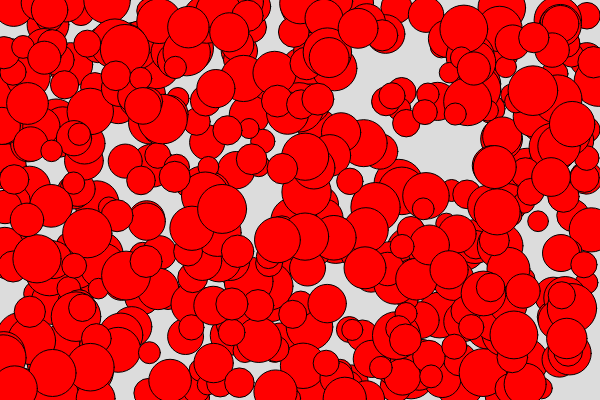
Frame 1 (no input)
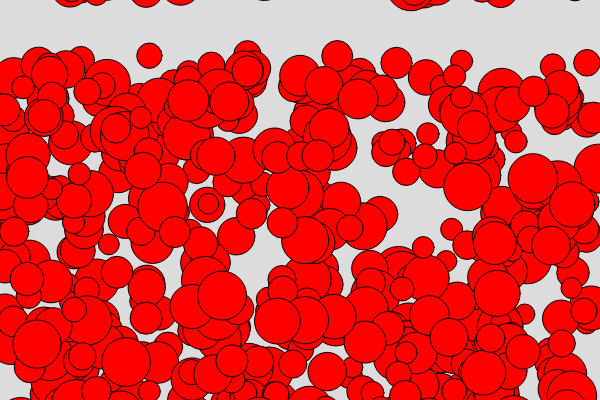
Frame 60 (no input)
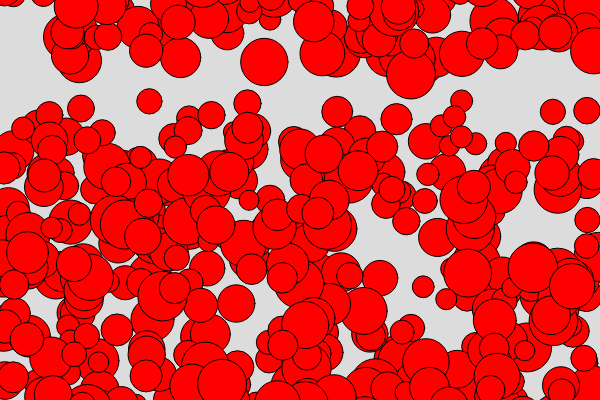
Frame 120 (the mouse pressed at the canvas centre since frame 60)

The p5.js sketch that drew these frames (run headless with seeded random() and noise() and a simulated clock; from frame 60 on, the mouse is pressed at the canvas centre):

// p5.js sketch
// ── sketch.js
numBalls = 500
minBallSize = 20
maxBallSize = 50
fr = 30
speed = 0.03
mouseWasClicked = false
dir = 1

function setup() {
    createCanvas(600, 400);
    frameRate(30)
    x = new Array(numBalls)
    y = new Array(numBalls)
    r = new Array(numBalls)
    for (i = 0; i < numBalls; i++) {
        x[i] = map(Math.random(), 0, 1, 0, width)
        y[i] = map(Math.random(), 0, 1, 0, height)
        r[i] = map(Math.random(), 0, 1, minBallSize, maxBallSize)
    }
}

function draw() {
    background(220);
    fill('red')
    for (i = 0; i < numBalls; i++) {
        ellipse(x[i], y[i], r[i], r[i])
        //if (!mouseWasClicked) {
        y[i] += r[i] * speed * dir
        if (y[i] - r[i] * dir > height) {
            r[i] = map(Math.random(), 0, 1, minBallSize, maxBallSize)
            x[i] = map(Math.random(), 0, 1, 0, width)
            y[i] = - r[i]

            //}
        }
    }
}
function mouseClicked() {
    dir = -dir
}
// ── style.css
html {
    height: 100%;
}

body {
    min-height: 100vh;
    background-color: aliceblue;
    margin: 0;
    padding: 0;
}

canvas {
    display: block;
}
